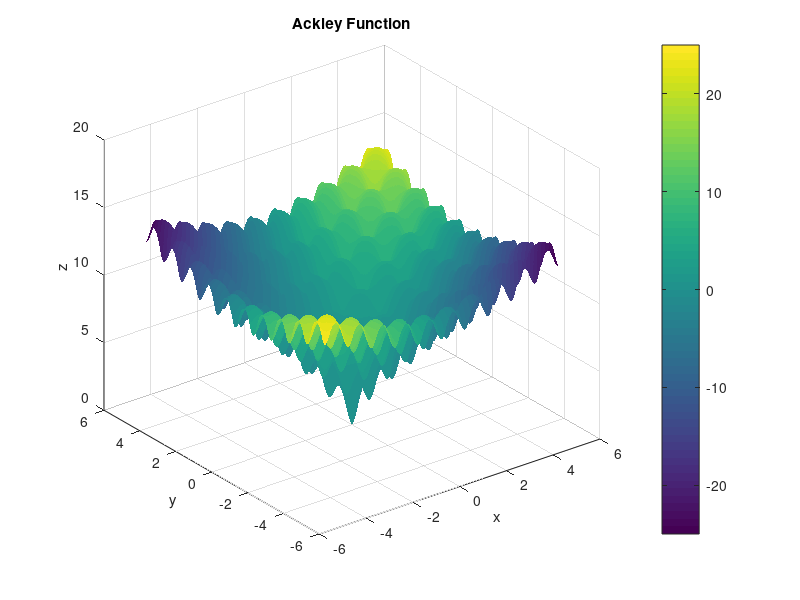

The MATLAB script that drew this image:
%%
%   Some optimization examples
%   Functions are taken from
%   https://www.wikiwand.com/en/Test_functions_for_optimization
clear all
clc
options = optimset('Display','iter'); % Display iterations

%   Ackley func.
%   Global min at (0,0)
[x, y] = meshgrid(-5:0.01:5, -5:0.01:5);
z = -20 * exp(-0.2 * sqrt(0.5 * ( x .^ 2 + y .^ 2))) ... 
                - exp(0.5 * (cos(2 * pi * x) + cos(2 * pi * y))) ...
                + exp(1) + 20;
c = x.*y; % colors

p = surf(x, y, z, c);
set(p, 'LineStyle', 'none')
colorbar
xlabel('x')
ylabel('y')
zlabel('z')
title('Ackley Function')
saveas(gcf, '../figs/e01_opt_ackley.png')
